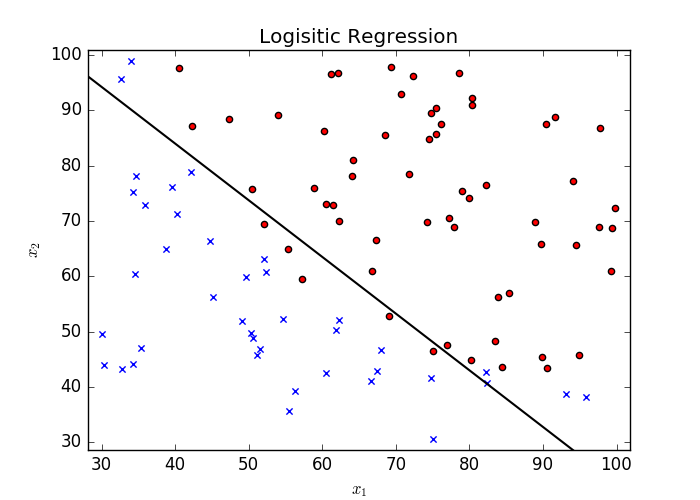

Source code (Python):
'''
		Logistic Regression using a linear classifier 
		Based on the MATLAB/Octave Machine Learning Coursera Assessment

		Brett Hosking
		github.com/brett-hosking/ML_Examples/Logistic_Regression
'''
import numpy as np
import matplotlib.pyplot as plt
import scipy.optimize as opt


def main():

	# ---- Import Data ---- #
	data = np.loadtxt("ex2data1.txt",delimiter=',')
	x_data = data[:,[0,1]]
	y_data = data[:,2]

	# -- Compute cost and gradient -- #
	m = float(np.shape(x_data)[0])	# m training samples
	n = np.shape(x_data)[1]			# n features
	
	# add column of 1s
	X = np.column_stack((np.ones(int(m)),x_data))

	# Initial theata
	theta = np.zeros(n+1)

	# Compute and display initial cost and gradient
	cost = costFunc(theta,X,y_data,m)
	grad = gradFunc(theta,X,y_data,m)

	print '\nCost at initial theta (zeros): ', cost
	print 'Gradient at initial theta (zeros): ', grad, '\n'

	# --- Optimise using (fminunc alternative) --- #
	theta_opt = opt.fmin_bfgs(costFunc, theta, fprime=gradFunc, args=(X, y_data,m),disp=False)
	cost = costFunc(theta_opt,X,y_data,m) 

	print '\nCost at theta at optimum: ', cost
	print 'theta: ', theta_opt, '\n'

	# Calculate the desicision boundary
	xpoints = np.linspace(min(x_data[:,0])-2,max(x_data[:,0]+2),num=m+4)
	boundary = decision_boundary(xpoints,theta_opt)

	# --- Plot Decision Boundary --- #
	pos,neg = np.where(y_data==1),np.where(y_data==0)
	fig = plt.figure(figsize=(7, 5),facecolor='w', edgecolor='k')
	plt.scatter(x_data[pos,0],x_data[pos,1], marker='o',c='r')
	plt.scatter(x_data[neg,0],x_data[neg,1], marker='x',c='b')
	plt.plot(xpoints,boundary,linewidth=1.5,c='k')
	plt.xlim([min(x_data[:,0]-2),max(x_data[:,0])+2])
	plt.ylim([min(x_data[:,1]-2),max(x_data[:,1])+2])
	plt.xlabel("$x_1$")
	plt.ylabel("$x_2$")
	plt.title("Logisitic Regression")
	plt.show()

def decision_boundary(xpoints,theta):
	# plot the decision boundary between the two classes
	# the line is of the form y=mx+c where y = x2
	# theta0 + theta1.x + theta2.x2 >=0
	# rearange to make x2 the subject:
	return -np.divide(theta[0],theta[2]) - np.multiply(np.divide(theta[1],theta[2]),xpoints)

def costFunc(theta,X,y,m):

	H = sigmoid(np.dot(X,theta))
	return (1 / m) * np.sum( -np.transpose(y)*np.log(H) - np.transpose(1-y)*np.log(1 - H) )


def gradFunc(theta,X,y,m):

	H = sigmoid(np.dot(X,theta))
	return (1/m) * np.dot(np.transpose(X),(H - y)) 
	

def sigmoid(z):

	return np.divide(1.0, (np.add(1.0,np.exp(-z)) ) )


if __name__=='__main__':
	main()
